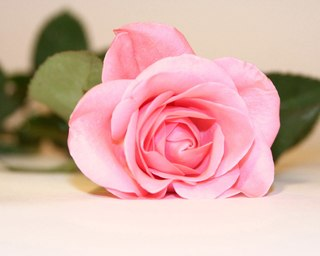
//> input picture images/1.jpg, 320 x 256 px
$ ./main   (built with g++ and OpenCV 4)
//> lines starting //> are read from the running program, lines starting //| are printed output that depends on the picture; after the words box and inside, x2 and y2 are one past the last pixel; in counts of white or black regions, pixels touching at a corner belong together
#include <opencv2/core/core.hpp>
#include <opencv2/highgui/highgui.hpp>
#include <opencv2/imgproc/imgproc.hpp>
#include <iostream>

using namespace std;
using namespace cv;

static void help(char* progName)
{
    cout << endl
         <<  "Obrabotka isobrajeniya primenyaya maski"
         << endl
         << progName << " [image_name -- /home/beka/image/1.jpg] [G -- grayscale] "        << endl << endl;
}


void Sharpen(const Mat& myImage,Mat& Result);

int main( int argc, char* argv[])
{
    help(argv[0]);
    const char* filename = argc >=2 ? argv[1] : "/home/beka/image/1.jpg";

    Mat I, J, K;

    if (argc >= 3 && !strcmp("G", argv[2]))
        I = imread( filename, CV_LOAD_IMAGE_GRAYSCALE);
    else
        I = imread( filename, CV_LOAD_IMAGE_GRAYSCALE);
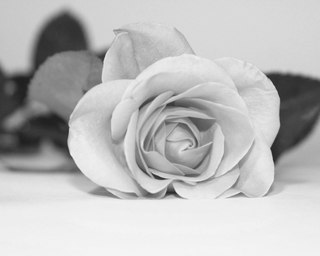
//> I: 256 rows x 320 cols, CV_8UC1; min 30, max 247, mean 188.6

    namedWindow("Ishodnoe isobr", WINDOW_AUTOSIZE);
    namedWindow("Resultat", WINDOW_AUTOSIZE);

    imshow("Ishodnoe isobr", I);
    double t = (double)getTickCount();

    Sharpen(I, J);

    t = ((double)getTickCount() - t)/getTickFrequency();
    cout << "Resultat svoego metoda v sek: " << t << endl;

    imshow("Resultat", J);
    waitKey(0);

    Mat kern = (Mat_<char>(3,3) <<  1, 0, -1,
                                    0, 0, 0,
                                    1, 0, 1);
    t = (double)getTickCount();
    filter2D(I, K, I.depth(), kern );
    t = ((double)getTickCount() - t)/getTickFrequency();
    cout << "Resultat gotovoi funkzii v sek:      " << t << endl;

    imshow("Resultat", K);

    waitKey(0);
    return 0;
}
void Sharpen(const Mat& myImage,Mat& Result)
{
    CV_Assert(myImage.depth() == CV_8U);  // принимать только Uchar изображения

    const int nChannels = myImage.channels();
//> nChannels = 1
    Result.create(myImage.size(),myImage.type());

    for(int j = 1 ; j < myImage.rows-1; ++j)
    {
        const uchar* previous = myImage.ptr<uchar>(j - 1);
        const uchar* current  = myImage.ptr<uchar>(j    );
        const uchar* next     = myImage.ptr<uchar>(j + 1);

        uchar* output = Result.ptr<uchar>(j);

        for(int i= nChannels;i < nChannels*(myImage.cols-1); ++i)
        {
            *output++ = saturate_cast<uchar>(5*current[i]
                                             -current[i-nChannels] - current[i+nChannels] - previous[i] - next[i]);
        }
    }
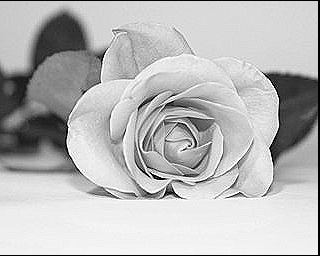
//> Result: 256 rows x 320 cols, CV_8UC1; min 0, max 255, mean 185.6

    Result.row(0).setTo(Scalar(0));
    Result.row(Result.rows-1).setTo(Scalar(0));
    Result.col(0).setTo(Scalar(0));
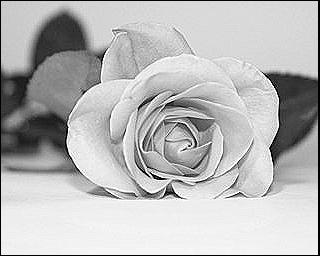
//> Result: 256 rows x 320 cols, CV_8UC1; 0.31% of pixels changed, all inside (x1, y1, x2, y2) = (0, 1, 1, 255)
//> in main, `filter2D(I, K, I.depth(), kern );`:
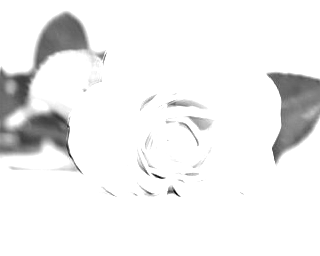
//> K: 256 rows x 320 cols, CV_8UC1; min 0, max 255, mean 239.7
    Result.col(Result.cols-1).setTo(Scalar(0));
}
